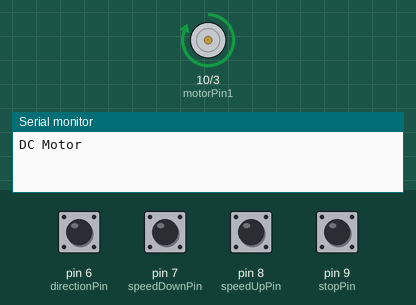
This sketch was run on a simulated Arduino Uno, built with avr-gcc and run on an emulated ATmega328P. On the bench: motor-driver pin pairs drawn as motors (green arrow = first pin HIGH = forward, orange = second pin HIGH = backward, longer = more drive, scaled by the enable pin), the last lines printed to the serial monitor. The inputs (shaded band) are chosen by the test bench; at power-on: pin 6 (directionPin), pin 7 (speedDownPin), pin 8 (speedUpPin), pin 9 (stopPin) HIGH.

Above: at 1.2 s.
1.3 s: pin 7 (speedDownPin) pulled LOW for 0.15 s
At 2.1 s:
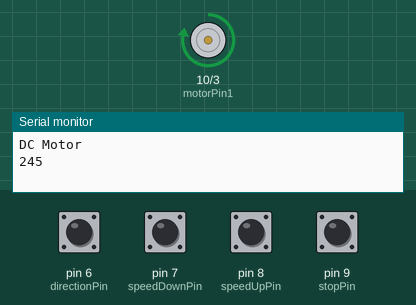
2.9 s: pin 9 (stopPin) pulled LOW for 0.15 s
At 3.3 s:
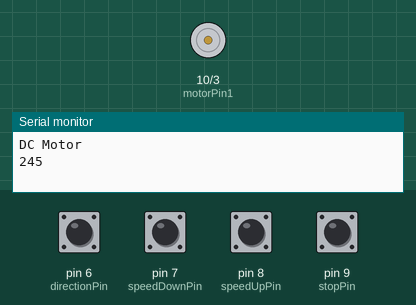
4.5 s: pin 9 (stopPin) pulled LOW for 1 s
At 5.8 s:
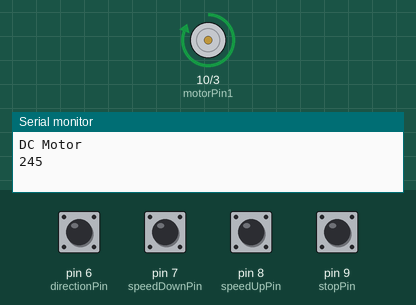
7.0 s: pin 6 (directionPin) pulsed LOW 5 times (0.12 s each, 0.3 s apart)
At 8.7 s:
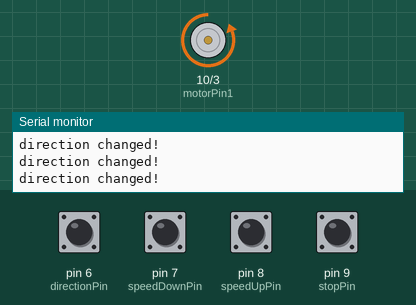
10.0 s: pin 7 (speedDownPin) pulled LOW for 1 s
At 12.4 s:
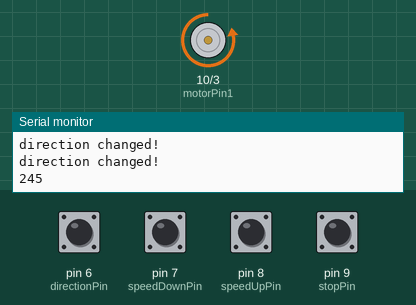
Timing chart, 0 to 13.5 s (numbered marks = the images above; inputs shaded):
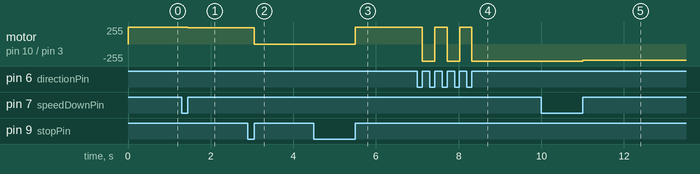

The sketch:

DC.ino
```cpp
//poles to driver
int motorPin1 = 10;
int motorPin2 = 3;

int speedPin = 11;

//speed of DC motor moves controlled by PWM pulse
int curSpeed = 255;

//flags to handle functional modes
int isOn = 1;
int speedUp = 0;
int speedDown = 0;
int isClockwise = 1;

//input pins controlled by Buttons
const int stopPin = 9;
const int speedUpPin = 8;
const int speedDownPin = 7;
const int directionPin = 6;

//to handle current state of motor
int stopPinState = 1;
int speedUpPinState = 1;
int speedDownPinState = 1;
int directionPinState = 1;

//initialization
void setup()
{
  pinMode(motorPin1, OUTPUT);
  pinMode(motorPin2, OUTPUT);

  pinMode(stopPin, INPUT);
  pinMode(speedUpPin, INPUT);
  pinMode(speedDownPin, INPUT);
  pinMode(directionPin, INPUT);

  curSpeed = 255;
  analogWrite(motorPin1, curSpeed);
  analogWrite(motorPin2, 0);

  Serial.begin(9600);// rate at which the arduino communicates
  Serial.println("DC Motor");
}

//implementation in  main loop
void loop()
{
  stopPinState = digitalRead(stopPin);
  speedUpPinState = digitalRead(speedUpPin);
  speedDownPinState = digitalRead(speedDownPin);
  directionPinState = digitalRead(directionPin);

  if (stopPinState == LOW)
  {
    while(stopPinState == LOW) {
      stopPinState = digitalRead(stopPin);
    }
    isOn = 1 - isOn;
    if(isOn)
      curSpeed = 255;
    else
      curSpeed = 0;
  }
  if (speedUpPinState == LOW)
  {
    while(speedUpPinState == LOW) {
      speedUpPinState = digitalRead(speedUpPin);
    }
    speedUp = 1;
  }
  if (speedDownPinState == LOW)
  {
    while(speedDownPinState == LOW) {
      speedDownPinState = digitalRead(speedDownPin);
    }
    speedDown = 1;
  }
  if (directionPinState == LOW)
  {
    while(directionPinState == LOW) {
      directionPinState = digitalRead(directionPin);
    }

    isClockwise = 1 - isClockwise;
    Serial.println("direction changed!");//print on the serial
  }

  if(isOn)
  {
    if(speedUp)
    {
      speedUp = 0;
      curSpeed  = curSpeed + 10;
      if(curSpeed > 255)
        curSpeed = 255;
      Serial.println(curSpeed);//print on the serial
    }
    else if (speedDown)
    {
      speedDown = 0;
      curSpeed = curSpeed - 10;
      if(curSpeed < 0)
        curSpeed = 0;
      Serial.println(curSpeed);//print on the serial
    }
  }
  else
  {
    curSpeed = 0;
  }

if(curSpeed != 0) {
    analogWrite(speedPin, curSpeed);
    digitalWrite(motorPin1, isClockwise);
    digitalWrite(motorPin2, !isClockwise);
  }
 else {
    analogWrite(speedPin, curSpeed);
    digitalWrite(motorPin1,LOW);
    digitalWrite(motorPin2, LOW);
 }

}
```

Measured:
- after the input at 1.3 s, motor on pin 10 (motorPin1) / pin 3 (motorPin2): forward 255/255 → forward 245/255 after 0.15 s
- after the input at 2.9 s, motor on pin 10 (motorPin1) / pin 3 (motorPin2): forward 245/255 → stopped after 0.15 s
- after the input at 4.5 s, motor on pin 10 (motorPin1) / pin 3 (motorPin2): stopped → forward 255/255 after 1.0 s
- after the input at 7.0 s, motor on pin 10 (motorPin1) / pin 3 (motorPin2): alternates forward 255/255 for 0.30 s and backward 255/255 for 0.30 s, 5 changes in all, then stays backward 255/255, starting after 0.12 s
- after the input at 10.0 s, motor on pin 10 (motorPin1) / pin 3 (motorPin2): backward 255/255 → backward 245/255 after 1.0 s
